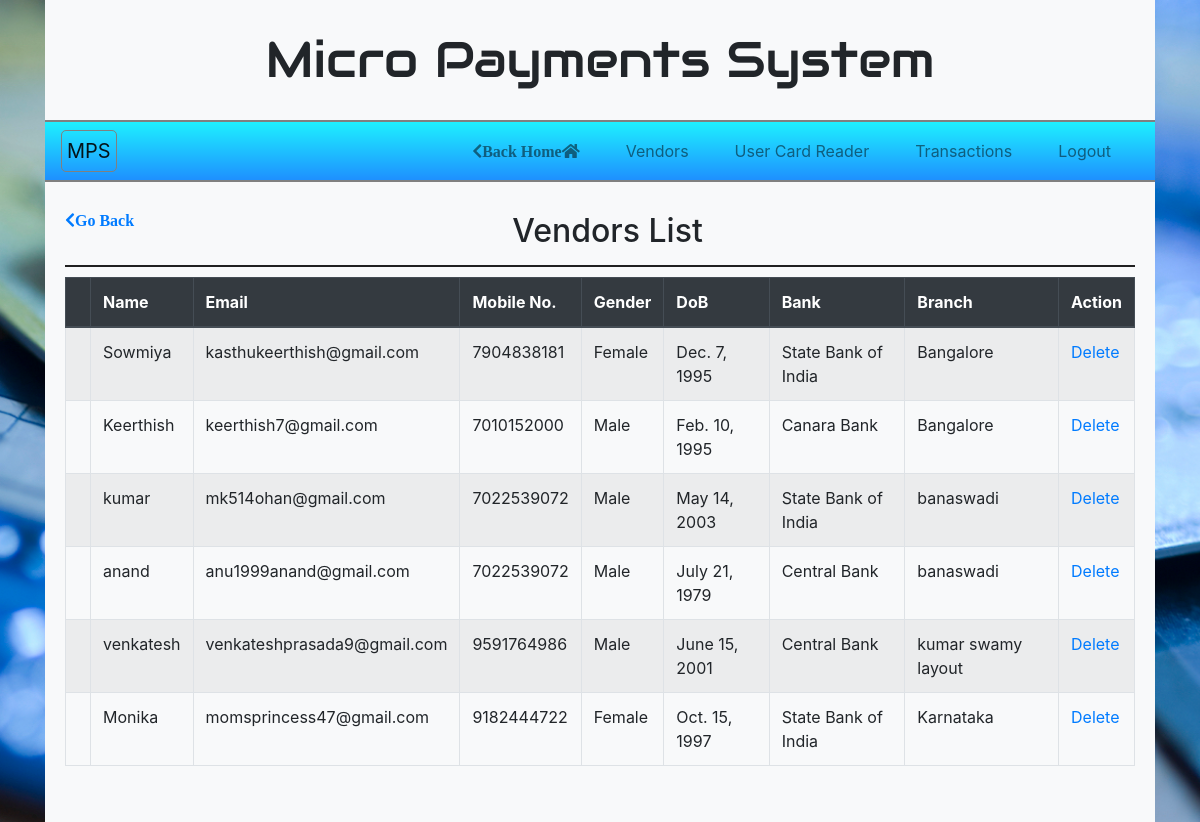
/vendors/ (signed in), run on the app's committed database.
### accounts/models.py (models this page shows)
class User(AbstractUser):
	pic = models.ImageField(upload_to='img/', null=True)
	gender = models.CharField(null=True, max_length=30)
	dob = models.DateField(null=True, )
	bank = models.CharField(null=True, max_length=100)
	mobile = models.CharField(null=True, max_length=10)
	branch = models.CharField(null=True, max_length=100)
	balance = models.DecimalField(default=0.00, max_digits=10,decimal_places=2)

### accounts/views.py (the view)
# urls.py: path('vendors/',views.vendors, name="vendors"),
def vendors(request):
	vendors = User.objects.all()
	return render(request, 'admin/vendors.html',{'vendors':vendors})

### templates/admin/vendors.html (shortened to what this page needs)
{% extends 'admin/puf.html' %}
{% load static %}
{% block content %}
{% if user.is_authenticated%}
	<a href="javascript:history.back()"><span class="go-back fas fa-chevron-left">Go Back</span></a>
	<h2 class="page-header text-justified">Vendors List</h2>
	<form class="form-group" method="post">
		<table data-toggle="table" data-pagination="true" class="table table-bordered table-striped mydatatable">
			<thead class="thead-dark">
				<tr>
					<th></th>
					<th>Name</th>
					<th>Email</th>
					<th>Mobile No.</th>
					<th>Gender</th>
					<th>DoB</th>
					<th>Bank</th>
					<th>Branch</th>
					<th>Action</th>
				</tr>
			</thead>
			<tbody id="myTable">
				{% for vendors in vendors %}
					{% if vendors.is_staff and not vendors.is_superuser %}
					<tr>
						<td>{{ vendors.pic }}</td>
						<td>{{ vendors.username }}</td>
						<td>{{ vendors.email }}</td>
						<td>{{ vendors.mobile }}</td>
						<td>{{ vendors.gender }}</td>
						<td>{{ vendors.dob }}</td>
						<td>{{ vendors.bank }}</td>
						<td>{{ vendors.branch }}</td>
						<td><a href="../delete/{{ vendors.id }}">Delete</a></td>
					</tr>
					{% endif %}
				{% endfor %}
			</tbody>
		</table>
	</form>
{% else %}
	<meta http-equiv="refresh" content="0; url={% url 'home' %}">
{% endif %}
{% endblock %}

### templates/admin/puf.html (shortened to what this page needs)
{% load static %}
<!DOCTYPE html>
<html lang="en">
<head>
	<link href="https://stackpath.bootstrapcdn.com/bootstrap/4.4.1/css/bootstrap.min.css" rel="stylesheet">
	<link rel="stylesheet" href="{% static 'css/all.css' %}" >
	<link rel="stylesheet" href="https://unpkg.com/bootstrap-table@1.16.0/dist/bootstrap-table.min.css">
	<link rel="stylesheet" type="text/css" href="{% static 'css/home.css' %}">
</head>
<body>
	<div class="container">
		{% if user.is_authenticated %}
		{% if user.is_superuser %}
		<nav class="logobar bg-light">
			<h1 class="text-center">Micro Payments System</h1>
		</nav>
		<nav class="navbar navbar-expand-lg navbar-light bg-light sticky-top">
			<a class="navbar-brand" href="../">MPS</a>
			<div class="collapse navbar-collapse" id="navbarNavAltMarkup">
				<ul class="navbar-nav ml-auto">
					<li class="nav-item">
						<a class="nav-link" href="../"><span class="fas fa-chevron-left">Back Home<i class="fa fa-home"></i></span></a>
					</li>
					<li class="nav-item">
						<a class="nav-link" href="../vendors">Vendors</a>
					</li>
					<li class="nav-item">
						<a class="nav-link" href="../usercards">User Card Reader</a>
					</li>
					<li class="nav-item">
						<a class="nav-link" href="../transactions">Transactions</a>
					</li>
					<li class="nav-item">
						<a class="nav-link" href="../logout">Logout</a>
					</li>
				</ul>
			</div>
		</nav>
		<div class="main bg-light">
			{% block content %}{% endblock %}
		</div>
		{% else %}
		<meta http-equiv="refresh" content="0; url={% url 'home' %}">
		{% endif %}
		{% endif %}
	</div>
</body>
</html>

### static/css/all.css (style rules this page uses)
.fa, .fas, .far, .fal, .fad, .fab { -moz-osx-font-smoothing: grayscale; -webkit-font-smoothing: antialiased; display: inline-block; font-style: normal; font-variant: normal; text-rendering: auto; line-height: 1; }
.fa-chevron-left:before { content: "\f053"; }
.fa-home:before { content: "\f015"; }
.fa, .fas { font-family: 'Font Awesome 5 Free'; font-weight: 900; }

### static/css/home.css (style rules this page uses)
* { margin: 0px; padding: 0px; }
body { background: url(../img/2.jpg); background-attachment: fixed; background-size: cover; }
.logobar h1 { padding-top: 30px; padding-bottom: 30px; font-family: 'Audiowide'; font-size: 50px; }
.navbar-brand { border: 1px solid grey; padding-left: 5px; padding-right: 5px; border-radius: 5px; }
.navbar { background: linear-gradient(to top, #1e90ff, #1ef0ff); border-top: 2px solid grey; border-bottom: 2px solid grey; margin-top: -8px; }
.navbar .nav-item { margin-right: 20px; padding-left: 10px; }
.main { background-color: white; min-height: 80vh; padding-top: 30px; padding-left: 20px; padding-right: 20px; }
.go-back { position: absolute; }
.page-header { padding: 0 15px 15px 30px; border-bottom: 2px solid #202020; text-align: center; font-weight: 10px; }
.table-bordered { margin-top: 10px; }

### data on the page
User: username "Sowmiya", email "kasthukeerthish@gmail.com", mobile "7904838181", gender "Female", dob "Dec. 7, 1995", bank "State Bank of India", branch "Bangalore"
User: username "Keerthish", email "keerthish7@gmail.com", mobile "7010152000", gender "Male", dob "Feb. 10, 1995", bank "Canara Bank", branch "Bangalore"
User: username "kumar", email "mk514ohan@gmail.com", mobile "7022539072", gender "Male", dob "May 14, 2003", bank "State Bank of India", branch "banaswadi"
User: username "anand", email "anu1999anand@gmail.com", mobile "7022539072", gender "Male", dob "July 21, 1979", bank "Central Bank", branch "banaswadi"
User: username "venkatesh", email "venkateshprasada9@gmail.com", mobile "9591764986", gender "Male", dob "June 15, 2001", bank "Central Bank", branch "kumar swamy layout"
User: username "Monika", email "momsprincess47@gmail.com", mobile "9182444722", gender "Female", dob "Oct. 15, 1997", bank "State Bank of India", branch "Karnataka"
